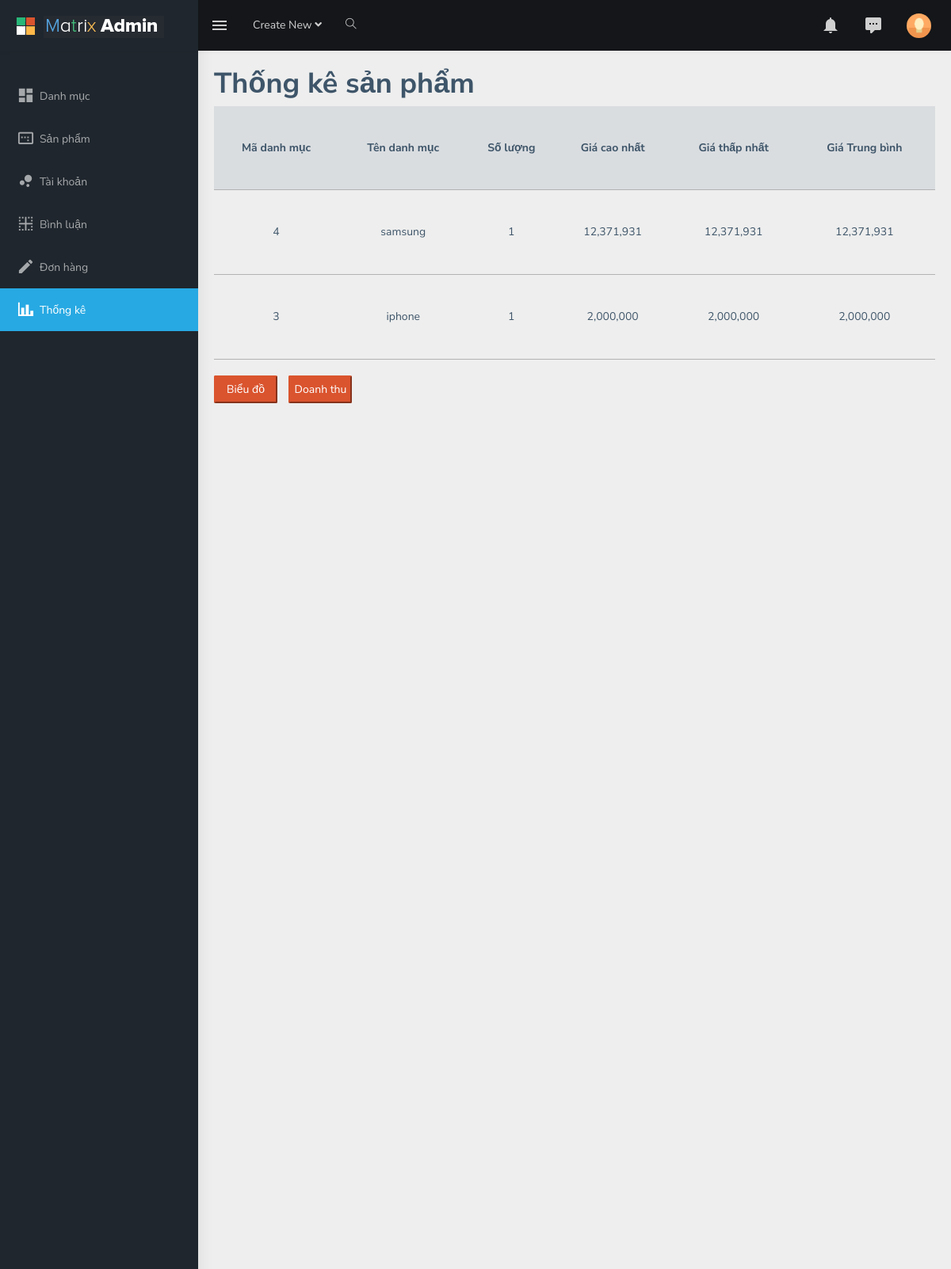
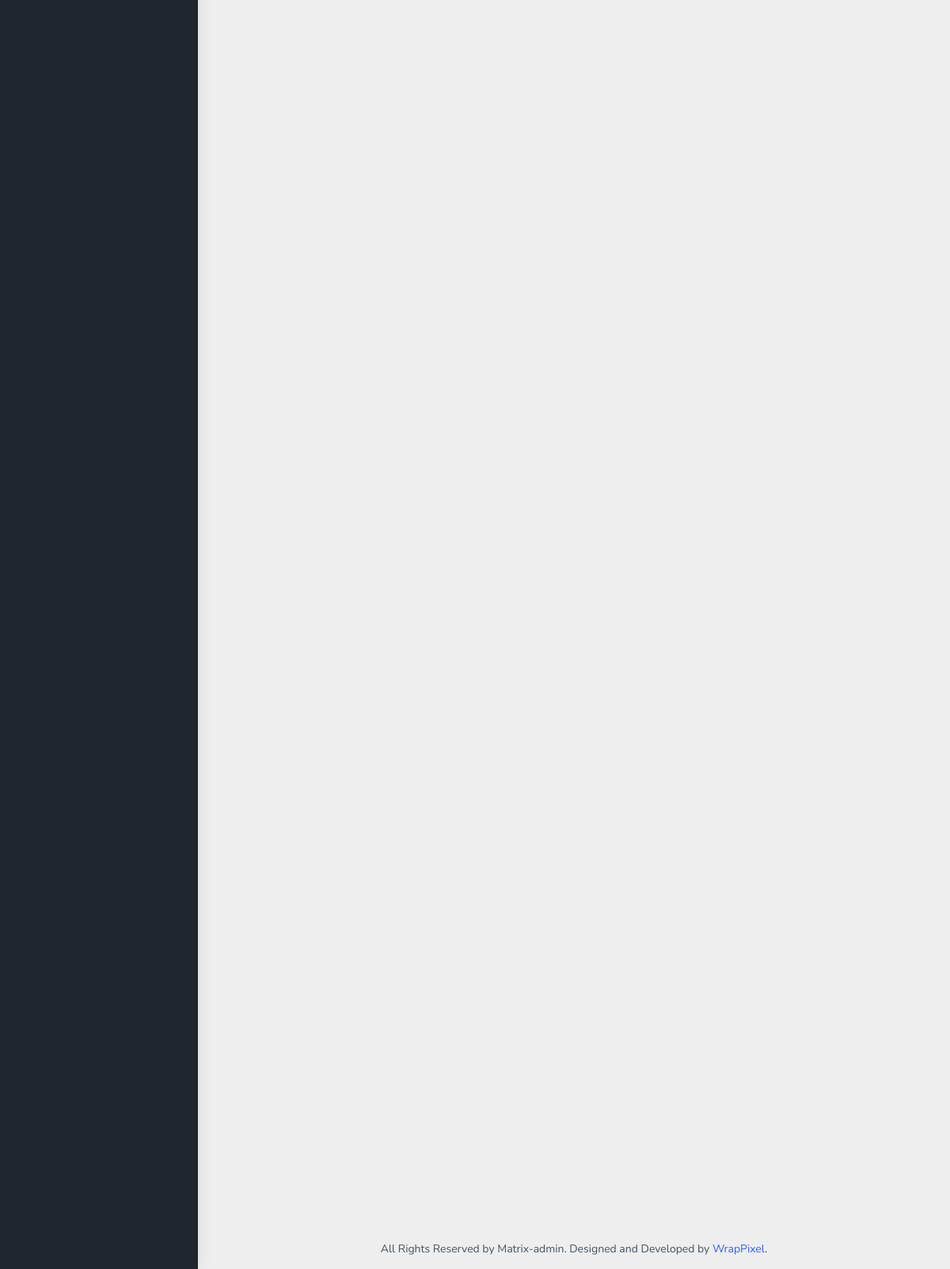
Screenshot of /admin/index.php?act=tk_sp with the database file from the repository (2 pictures, top to bottom).
### tables this page shows
CREATE TABLE `danhmuc` (
  `id_danhmuc` int NOT NULL,
  `name_danhmuc` varchar(250) NOT NULL
);

### model/pdo.php (called while the page is built, shortened)
<?php
function pdo_get_connection()
{
    $dburl = "mysql:host=localhost;dbname=db_chung;charset=utf8";
    $username = 'root';
    $password = '';
    $conn = new PDO($dburl, $username, $password);
    $conn->setAttribute(PDO::ATTR_ERRMODE, PDO::ERRMODE_EXCEPTION);
    return $conn;
}
function pdo_query($sql)
{
    $sql_args = array_slice(func_get_args(), 1);
    try {
        $conn = pdo_get_connection();
        $stmt = $conn->prepare($sql);
        $stmt->execute($sql_args);
        $rows = $stmt->fetchAll();
        return $rows;
    } catch (PDOException $e) {
        throw $e;
    } finally {
        unset($conn);
    }
}

### model/cart.php (called while the page is built, shortened)
<?php
function loadall_thongke()
{
    $sql = "select danhmuc.id_danhmuc as ma_dm, danhmuc.name_danhmuc as ten_dm, count(sanpham.id_sp) as count_sp,min(sanpham.price_sp) as min_price,
         max(sanpham.price_sp) as max_price,avg(sanpham.price_sp) as avg_price from sanpham left join danhmuc on danhmuc.id_danhmuc = sanpham.id_danhmuc";
    $sql .= " group by danhmuc.id_danhmuc order by danhmuc.id_danhmuc desc";
    $list_tk = pdo_query($sql);
    return $list_tk;
}
?>

### admin/thongke/list_tk.php (the view, shortened to what this page needs)
<div class="container-fluid">
        <div class="khung_list_title" style="width: 100%;height: 50px;">
            <h1>Thống kê sản phẩm</h1>
        </div>
        <div class="khung_list_sp" style="width: 100%;height: 3000px;">
            <div class="xuatsp" style="width: 100%; height: 800px;">
            <table style="width: 100%; height: 40%; text-align: center;">
                        <tr style="border-bottom: 1px solid #B2B2B2; background-color: #ced3d894;">
                            <th>Mã danh mục</th>
                            <th>Tên danh mục</th>
                            <th>Số lượng</th>
                            <th>Giá cao nhất</th>
                            <th>Giá thấp nhất</th>
                            <th>Giá Trung bình</th>
                            <th></th>
                        </tr>
                        <?php
                            foreach ($list_tk as $key) {
                                extract($key);
                                echo '
                                <tr style="border-bottom: 1px solid #B2B2B2;">
                                <td> ' . $ma_dm.'</td>
                                <td>' . $ten_dm .'</td>
                                <td>' . $count_sp .'</td>
                                <td>' .  number_format($max_price) .'</td>
                                <td>' . number_format($min_price) .'</td>
                                <td>' . number_format($avg_price) .'</td>
                            </tr>
                                ';
                            }
                        ?>
                    </table>
                    <div>
            <a href="index.php?act=bieudo"><input type="button" value="Biểu đồ" name="bieudo" style="color: #fff;background-color: #da542e;border-color: #da542e; border-radius: 2px; width: 80px; height: 35px; cursor: pointer; margin-top: 20px;"></a>
            <a href="index.php?act=doanhthu"><input type="button" value="Doanh thu" name="bieudo" style="color: #fff;background-color: #da542e;border-color: #da542e; border-radius: 2px; width: 80px; height: 35px; cursor: pointer; margin-top: 20px; margin-left: 10px;"></a>
            </div>
            </div>
        </div>
</div>

### assets/libs/flot/css/all.css (style rules this page uses)
.khung_list_title { width: 100%; height: 70px; }
.khung_list_sp { width: 100%; height: 800px; }

### rows the page displays
danhmuc: id_danhmuc "4", name_danhmuc "samsung", count_sp "1", max_price "12,371,931", min_price "12,371,931", avg_price "12,371,931"
danhmuc: id_danhmuc "3", name_danhmuc "iphone", count_sp "1", max_price "2,000,000", min_price "2,000,000", avg_price "2,000,000"
